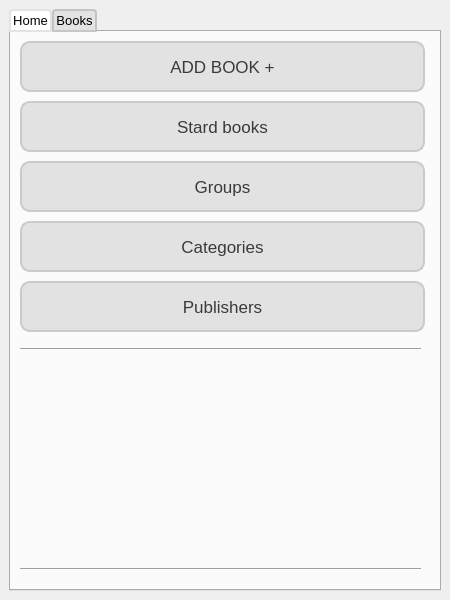
<?xml version="1.0" encoding="UTF-8"?>
<ui version="4.0">
 <class>MainWindow</class>
 <widget class="QMainWindow" name="MainWindow">
  <property name="geometry">
   <rect>
    <x>0</x>
    <y>0</y>
    <width>450</width>
    <height>600</height>
   </rect>
  </property>
  <property name="minimumSize">
   <size>
    <width>450</width>
    <height>600</height>
   </size>
  </property>
  <property name="maximumSize">
   <size>
    <width>450</width>
    <height>600</height>
   </size>
  </property>
  <property name="windowTitle">
   <string>Your Library</string>
  </property>
  <property name="windowIcon">
   <iconset>
    <normaloff>icon.png</normaloff>icon.png</iconset>
  </property>
  <property name="styleSheet">
   <string notr="true">QScrollBar:vertical {
    width: 17px;
}
QScrollBar::handle:vertical{
	background-color: rgb(226, 226, 226);
border-radius:5px;
border:1px solid  rgb(202,202,202);
}
QScrollBar::add-line:vertical {
border-width:3px;
border-style:colid;
border-color:green;
	background-color: rgb(202, 202, 202);

}
QScrollBar::sub-line:vertical {
border-width:3px;
border-style:colid;
border-color:green;
	background-color: rgb(202, 202, 202);

}</string>
  </property>
  <widget class="QWidget" name="centralwidget">
   <layout class="QVBoxLayout" name="verticalLayout">
    <item>
     <widget class="QTabWidget" name="tabWidget">
      <property name="font">
       <font>
        <pointsize>10</pointsize>
        <weight>50</weight>
        <italic>false</italic>
        <bold>false</bold>
        <strikeout>false</strikeout>
        <kerning>true</kerning>
       </font>
      </property>
      <property name="styleSheet">
       <string notr="true">QTabBar::tab:hover{
    border: 2px solid rgb(222, 222, 222);
	background-color: rgb(235, 235, 235);
}
QTabBar::tab {

    border: 2px solid rgb(195, 195, 195);
    border-bottom-color: #C2C7CB; /* same as the pane color */
    border-top-left-radius: 4px;
    border-top-right-radius: 4px;
    min-width: 8ex;
    padding: 2px;
	background-color: rgb(227, 227, 227);

}
QTabBar::tab:selected {

    border: 2px solid rgb(227, 227, 227);
	background-color: white;
}
QPushButton{
	background-color: rgb(226, 226, 226);
	border-radius: 10px;
border-style: solid;
border-width:2px;
	border-color: rgb(202, 202, 202);
	color: rgb(58, 58, 58);
}

QLineEdit{
border-radius:10px;
border-width:2px;
	border-color: rgb(202, 202, 202);
border-style: solid;
	color: rgb(97, 97, 97);
}
QPushButton::hover{
	background-color: rgb(200, 200, 200);
border-color:rgb(170,170,170);
}
QComboBox{
border-radius:10px;
border-width:2px;
	border-color: rgb(202, 202, 202);
border-style: solid;
	background-color: rgb(234, 234, 234);
	color: rgb(58, 58, 58);
}
QComboBox::drop-down {
    subcontrol-origin: padding;
    subcontrol-position: top right;
    width: 15px;

    border-left-width: 2px;
	border-color: rgb(202, 202, 202);
    border-left-style: solid;
    border-top-right-radius: 3px; 
    border-bottom-right-radius: 3px;
}
QComboBox::down-arrow{
image:url(darr.png);
top:1px;
}

QLabel{
	color: rgb(97, 97, 97);
}
QComboBox QAbstractItemView {

border-style:solid;
border-color:rgb(200,200,200);
border-width:2px;
border-radius:10px;
    selection-background-color:  rgb(214, 214, 214);

	color: rgb(58, 58, 58)
}
</string>
      </property>
      <property name="currentIndex">
       <number>0</number>
      </property>
      <widget class="QWidget" name="Home">
       <property name="styleSheet">
        <string notr="true"/>
       </property>
       <attribute name="icon">
        <iconset>
         <normaloff>home.png</normaloff>home.png</iconset>
       </attribute>
       <attribute name="title">
        <string>Home</string>
       </attribute>
       <layout class="QVBoxLayout" name="verticalLayout_2">
        <item>
         <widget class="QWidget" name="widget" native="true">
          <property name="styleSheet">
           <string notr="true"/>
          </property>
          <widget class="QPushButton" name="addBook">
           <property name="geometry">
            <rect>
             <x>0</x>
             <y>0</y>
             <width>405</width>
             <height>51</height>
            </rect>
           </property>
           <property name="font">
            <font>
             <pointsize>13</pointsize>
             <weight>50</weight>
             <italic>false</italic>
             <bold>false</bold>
             <strikeout>false</strikeout>
             <kerning>true</kerning>
            </font>
           </property>
           <property name="cursor">
            <cursorShape>PointingHandCursor</cursorShape>
           </property>
           <property name="text">
            <string>ADD BOOK +</string>
           </property>
          </widget>
          <widget class="QPushButton" name="groups">
           <property name="geometry">
            <rect>
             <x>0</x>
             <y>120</y>
             <width>405</width>
             <height>51</height>
            </rect>
           </property>
           <property name="font">
            <font>
             <pointsize>13</pointsize>
            </font>
           </property>
           <property name="text">
            <string>Groups</string>
           </property>
          </widget>
          <widget class="QPushButton" name="stared">
           <property name="geometry">
            <rect>
             <x>0</x>
             <y>60</y>
             <width>405</width>
             <height>51</height>
            </rect>
           </property>
           <property name="font">
            <font>
             <pointsize>13</pointsize>
            </font>
           </property>
           <property name="text">
            <string>Stard books</string>
           </property>
          </widget>
          <widget class="QPushButton" name="categories">
           <property name="geometry">
            <rect>
             <x>0</x>
             <y>180</y>
             <width>405</width>
             <height>51</height>
            </rect>
           </property>
           <property name="font">
            <font>
             <pointsize>13</pointsize>
            </font>
           </property>
           <property name="text">
            <string>Categories</string>
           </property>
          </widget>
          <widget class="QLabel" name="label">
           <property name="geometry">
            <rect>
             <x>10</x>
             <y>320</y>
             <width>401</width>
             <height>211</height>
            </rect>
           </property>
           <property name="text">
            <string/>
           </property>
           <property name="pixmap">
            <pixmap>homechert.png</pixmap>
           </property>
          </widget>
          <widget class="Line" name="line_2">
           <property name="geometry">
            <rect>
             <x>0</x>
             <y>300</y>
             <width>401</width>
             <height>16</height>
            </rect>
           </property>
           <property name="orientation">
            <enum>Qt::Horizontal</enum>
           </property>
          </widget>
          <widget class="Line" name="line_3">
           <property name="geometry">
            <rect>
             <x>0</x>
             <y>520</y>
             <width>401</width>
             <height>16</height>
            </rect>
           </property>
           <property name="orientation">
            <enum>Qt::Horizontal</enum>
           </property>
          </widget>
          <widget class="QPushButton" name="publishers">
           <property name="geometry">
            <rect>
             <x>0</x>
             <y>240</y>
             <width>405</width>
             <height>51</height>
            </rect>
           </property>
           <property name="font">
            <font>
             <pointsize>13</pointsize>
            </font>
           </property>
           <property name="text">
            <string>Publishers</string>
           </property>
          </widget>
         </widget>
        </item>
       </layout>
      </widget>
      <widget class="QWidget" name="Books">
       <property name="styleSheet">
        <string notr="true"/>
       </property>
       <attribute name="icon">
        <iconset>
         <normaloff>book.png</normaloff>book.png</iconset>
       </attribute>
       <attribute name="title">
        <string>Books</string>
       </attribute>
       <layout class="QVBoxLayout" name="verticalLayout_3">
        <item>
         <widget class="QWidget" name="widget_2" native="true">
          <property name="styleSheet">
           <string notr="true"/>
          </property>
          <widget class="QComboBox" name="categorf">
           <property name="geometry">
            <rect>
             <x>140</x>
             <y>80</y>
             <width>111</width>
             <height>31</height>
            </rect>
           </property>
           <property name="font">
            <font>
             <pointsize>12</pointsize>
             <weight>50</weight>
             <italic>false</italic>
             <bold>false</bold>
             <strikeout>false</strikeout>
             <kerning>true</kerning>
            </font>
           </property>
           <item>
            <property name="text">
             <string>All</string>
            </property>
           </item>
           <item>
            <property name="text">
             <string>Add category</string>
            </property>
           </item>
          </widget>
          <widget class="QLabel" name="label_2">
           <property name="geometry">
            <rect>
             <x>140</x>
             <y>27</y>
             <width>81</width>
             <height>61</height>
            </rect>
           </property>
           <property name="font">
            <font>
             <pointsize>12</pointsize>
             <weight>50</weight>
             <italic>false</italic>
             <bold>false</bold>
             <strikeout>false</strikeout>
             <kerning>true</kerning>
            </font>
           </property>
           <property name="text">
            <string>Category :</string>
           </property>
          </widget>
          <widget class="QLabel" name="label_3">
           <property name="geometry">
            <rect>
             <x>280</x>
             <y>40</y>
             <width>61</width>
             <height>31</height>
            </rect>
           </property>
           <property name="font">
            <font>
             <pointsize>12</pointsize>
             <weight>50</weight>
             <italic>false</italic>
             <bold>false</bold>
             <strikeout>false</strikeout>
             <kerning>true</kerning>
            </font>
           </property>
           <property name="text">
            <string>Sort By:</string>
           </property>
          </widget>
          <widget class="QComboBox" name="sortf">
           <property name="geometry">
            <rect>
             <x>280</x>
             <y>80</y>
             <width>121</width>
             <height>31</height>
            </rect>
           </property>
           <property name="font">
            <font>
             <pointsize>12</pointsize>
             <weight>50</weight>
             <italic>false</italic>
             <bold>false</bold>
             <strikeout>false</strikeout>
             <kerning>true</kerning>
            </font>
           </property>
           <item>
            <property name="text">
             <string>Time created</string>
            </property>
           </item>
           <item>
            <property name="text">
             <string>Number</string>
            </property>
           </item>
           <item>
            <property name="text">
             <string>Name</string>
            </property>
           </item>
           <item>
            <property name="text">
             <string>Date</string>
            </property>
           </item>
           <item>
            <property name="text">
             <string>Publisher</string>
            </property>
           </item>
           <item>
            <property name="text">
             <string>Writer</string>
            </property>
           </item>
          </widget>
          <widget class="QScrollArea" name="scrollArea">
           <property name="geometry">
            <rect>
             <x>0</x>
             <y>135</y>
             <width>405</width>
             <height>395</height>
            </rect>
           </property>
           <property name="minimumSize">
            <size>
             <width>405</width>
             <height>395</height>
            </size>
           </property>
           <property name="maximumSize">
            <size>
             <width>405</width>
             <height>395</height>
            </size>
           </property>
           <property name="styleSheet">
            <string notr="true">QWidget{
	background-color: rgb(240, 240, 240);

border-style:solid;
border-width:1px;
border-color:rgb(197, 197, 197);
}
QPushButton{
;
	background-color: rgb(226, 226, 226);
	border-radius: 10px;
border-style: solid;
border-width:2px;
	border-color: rgb(202, 202, 202);
	color: rgb(58, 58, 58);
}

QLineEdit{
border-radius:10px;
border-width:2px;
	border-color: rgb(202, 202, 202);
border-style: solid;
	color: rgb(97, 97, 97);
}
QPushButton::hover{
	background-color: rgb(200, 200, 200);
border-color:rgb(170,170,170);
}
QComboBox{
border-radius:10px;
border-width:2px;
	border-color: rgb(202, 202, 202);
border-style: solid;
	background-color: rgb(234, 234, 234);
	color: rgb(58, 58, 58);
}
QComboBox::drop-down {
    subcontrol-origin: padding;
    subcontrol-position: top right;
    width: 15px;

    border-left-width: 2px;
	border-color: rgb(202, 202, 202);
    border-left-style: solid;
    border-top-right-radius: 3px; 
    border-bottom-right-radius: 3px;
}
QComboBox::down-arrow{
image:url(darr.png);
}
QLabel{
	color: rgb(97, 97, 97);
}
</string>
           </property>
           <property name="widgetResizable">
            <bool>true</bool>
           </property>
           <widget class="QWidget" name="scrollAreaWidgetContents">
            <property name="geometry">
             <rect>
              <x>0</x>
              <y>0</y>
              <width>403</width>
              <height>393</height>
             </rect>
            </property>
            <layout class="QFormLayout" name="formLayout">
             <item row="0" column="0">
              <widget class="QPushButton" name="addbook">
               <property name="minimumSize">
                <size>
                 <width>180</width>
                 <height>180</height>
                </size>
               </property>
               <property name="maximumSize">
                <size>
                 <width>180</width>
                 <height>180</height>
                </size>
               </property>
               <property name="font">
                <font>
                 <pointsize>16</pointsize>
                 <weight>50</weight>
                 <italic>false</italic>
                 <bold>false</bold>
                 <strikeout>false</strikeout>
                 <kerning>true</kerning>
                </font>
               </property>
               <property name="text">
                <string>add book +</string>
               </property>
              </widget>
             </item>
            </layout>
           </widget>
          </widget>
          <widget class="QPushButton" name="searchbtn">
           <property name="geometry">
            <rect>
             <x>370</x>
             <y>0</y>
             <width>31</width>
             <height>31</height>
            </rect>
           </property>
           <property name="text">
            <string/>
           </property>
           <property name="icon">
            <iconset>
             <normaloff>magnifier.png</normaloff>magnifier.png</iconset>
           </property>
          </widget>
          <widget class="QLineEdit" name="searchplc">
           <property name="geometry">
            <rect>
             <x>0</x>
             <y>0</y>
             <width>368</width>
             <height>31</height>
            </rect>
           </property>
           <property name="placeholderText">
            <string>Search...(write at least  3 letters)</string>
           </property>
          </widget>
          <widget class="QLabel" name="label_4">
           <property name="geometry">
            <rect>
             <x>0</x>
             <y>40</y>
             <width>91</width>
             <height>31</height>
            </rect>
           </property>
           <property name="font">
            <font>
             <pointsize>12</pointsize>
            </font>
           </property>
           <property name="text">
            <string>Search in:</string>
           </property>
          </widget>
          <widget class="QComboBox" name="searchin">
           <property name="geometry">
            <rect>
             <x>0</x>
             <y>80</y>
             <width>121</width>
             <height>31</height>
            </rect>
           </property>
           <property name="font">
            <font>
             <pointsize>12</pointsize>
            </font>
           </property>
           <item>
            <property name="text">
             <string>Book Names</string>
            </property>
           </item>
           <item>
            <property name="text">
             <string>Publishers</string>
            </property>
           </item>
           <item>
            <property name="text">
             <string>Numbers</string>
            </property>
           </item>
           <item>
            <property name="text">
             <string>Writers</string>
            </property>
           </item>
           <item>
            <property name="text">
             <string>stard</string>
            </property>
           </item>
          </widget>
          <widget class="Line" name="line">
           <property name="geometry">
            <rect>
             <x>120</x>
             <y>40</y>
             <width>16</width>
             <height>71</height>
            </rect>
           </property>
           <property name="orientation">
            <enum>Qt::Vertical</enum>
           </property>
          </widget>
          <widget class="Line" name="line_4">
           <property name="geometry">
            <rect>
             <x>260</x>
             <y>40</y>
             <width>16</width>
             <height>71</height>
            </rect>
           </property>
           <property name="orientation">
            <enum>Qt::Vertical</enum>
           </property>
          </widget>
         </widget>
        </item>
       </layout>
      </widget>
     </widget>
    </item>
   </layout>
  </widget>
 </widget>
 <resources/>
 <connections/>
</ui>
